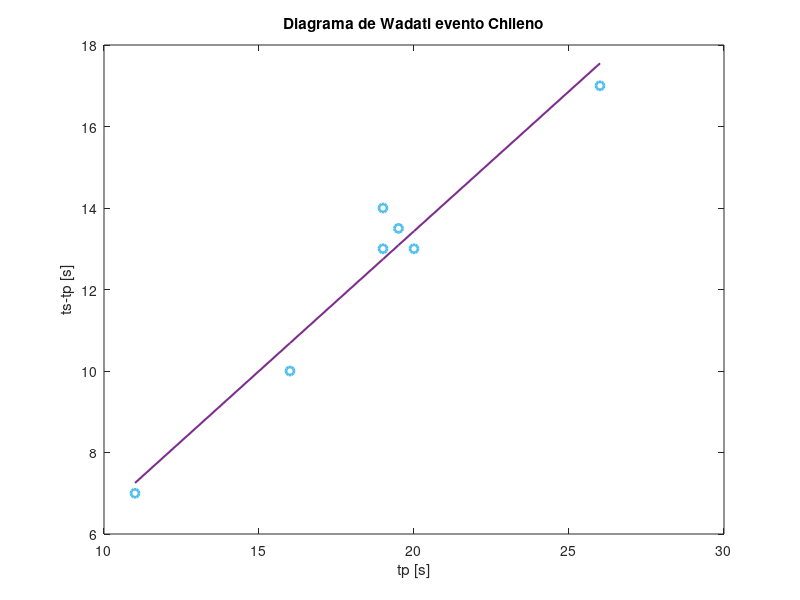
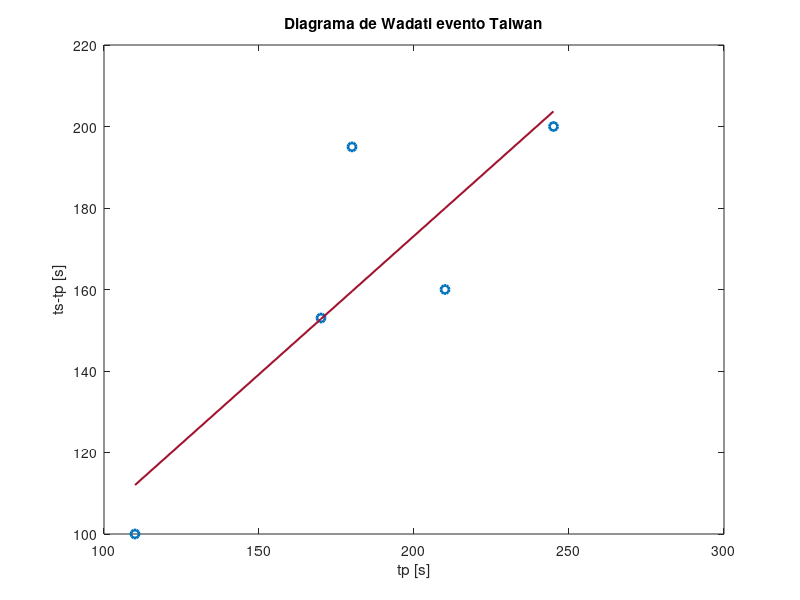
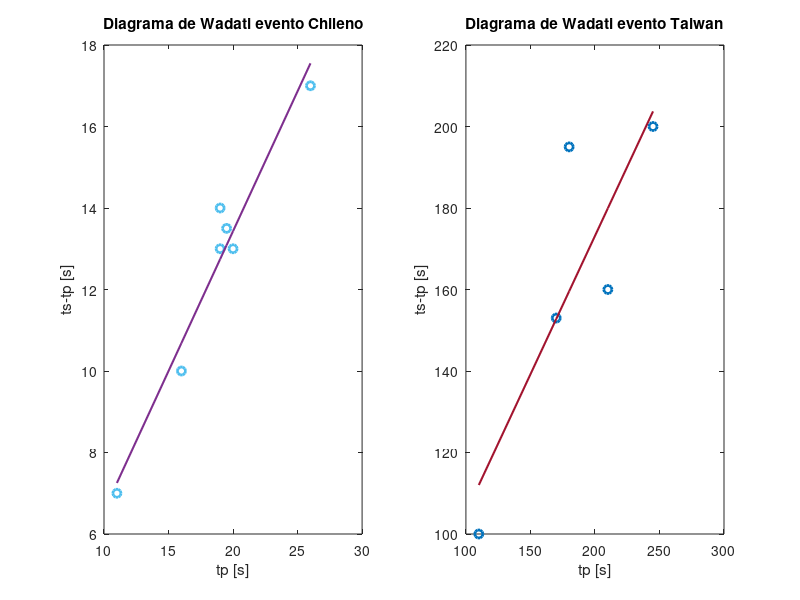

These figures' MATLAB source, in order: (Note: this script raises an error after producing the figures.)
%certamen 1 ondas en sismologia
%% 1.2 diagrama de wadati
%evento chileno
tp_chile= [11 16 19 19 19.5 20 26];
ts_chile= [18 26 33 32 32 33 43];
tstp_chile = [7 10 14 13 13.5 13 17];

%ts-tp= tp(vp/vs -1)
%calculamos pendiente
polyfit_chile=polyfit(tp_chile,tstp_chile,1);
polyval_chile= polyval(polyfit_chile,tp_chile);

figure
plot(tp_chile,tstp_chile,'o','LineWidth',2,'Color',[0.3010 0.7450 0.9330])
hold on
plot(tp_chile,polyval_chile,'-','LineWidth',1.5,'Color',[0.4940 0.1840 0.5560])
xlabel('tp [s]')
ylabel('ts-tp [s]')
title('Diagrama de Wadati evento Chileno')

%evento taiwan
tp_taiwan= [110 170 180 210 245];
ts_taiwan= [210 323 375 370 445]; 
tstp_taiwan = [100 153 195 160 200];

%ts-tp= tp(vp/vs -1)
%calculamos pendiente
polyfit_taiwan=polyfit(tp_taiwan,tstp_taiwan,1);
polyval_taiwan= polyval(polyfit_taiwan,tp_taiwan);

figure
plot(tp_taiwan,tstp_taiwan,'o','LineWidth',2)
hold on
plot(tp_taiwan,polyval_taiwan,'-','LineWidth',1.5,'Color',[0.6350 0.0780 0.1840])
xlabel('tp [s]')
ylabel('ts-tp [s]')
title('Diagrama de Wadati evento Taiwan')


figure
subplot(1,2,1)
plot(tp_chile,tstp_chile,'o','LineWidth',2,'Color',[0.3010 0.7450 0.9330])
hold on
plot(tp_chile,polyval_chile,'-','LineWidth',1.5,'Color',[0.4940 0.1840 0.5560])
xlabel('tp [s]')
ylabel('ts-tp [s]')
title('Diagrama de Wadati evento Chileno')
subplot(1,2,2)
plot(tp_taiwan,tstp_taiwan,'o','LineWidth',2)
hold on
plot(tp_taiwan,polyval_taiwan,'-','LineWidth',1.5,'Color',[0.6350 0.0780 0.1840])
xlabel('tp [s]')
ylabel('ts-tp [s]')
title('Diagrama de Wadati evento Taiwan')

%% 1.3 razon vp/vs
%vp/vs= m +1
m_chile= polyfit_chile(1,1);
razon_chile= m_chile +1;
m_taiwan= polyfit_taiwan(1,1);
razon_taiwan= m_taiwan +1;

%% 1.4 determinar valores de vp y vs
%chile
latepi_chile= -28.91;
longepi_chile= -71.44;

latesta_chile= [-28.463 -28.205 -28.836 -29.879 -29.904 -29.919 -30.259];
longesta_chile= [-71.225 -71.074 -70.274 -71.271 -71.238 -71.238 -71.490];


for i=1:length(latesta_chile)
      lat= [latepi_chile latesta_chile(i)];
      long= [longepi_chile longesta_chile(i)];
      dist(i)= gsw_distance(long,lat);
end

%calculamos vp y vs sabiendo que ts= d/vs tp= d/vp
for j=1:length(tp_chile)
    vs(j)=dist(j)/ts_chile(j);
    vp(j)=dist(j)/tp_chile(j);
end

%taiwan
latepi_taiwan= 23.819;
longepi_taiwan= 121.56;

latesta_taiwan= [22.28 19.03 30.28 37.48 40.02];
longesta_taiwan= [114.14 109.84 109.49 126.62 116.17];


for i=1:length(latesta_taiwan)
      lat= [latepi_taiwan latesta_taiwan(i)];
      long= [longepi_taiwan longesta_taiwan(i)];
      distt(i)= gsw_distance(long,lat);
end

%calculamos vp y vs sabiendo que ts= d/vs tp= d/vp
for j=1:length(tp_taiwan)
    vst(j)=distt(j)/ts_taiwan(j);
    vpt(j)=distt(j)/tp_taiwan(j);
end

%% 3 determinar coeficiente de poisson 
%con la expresión encontrada en la pregunta 2, reemplazamos ocn los valores
%obtenidos en 1 para determinar un valor para el coeficion de Poisson

v_chile= ((razon_chile.^2) - 2)/ (2*((razon_chile.^2) -1));
v_taiwan= ((razon_taiwan.^2) - 2)/ (2*((razon_taiwan.^2) -1));
